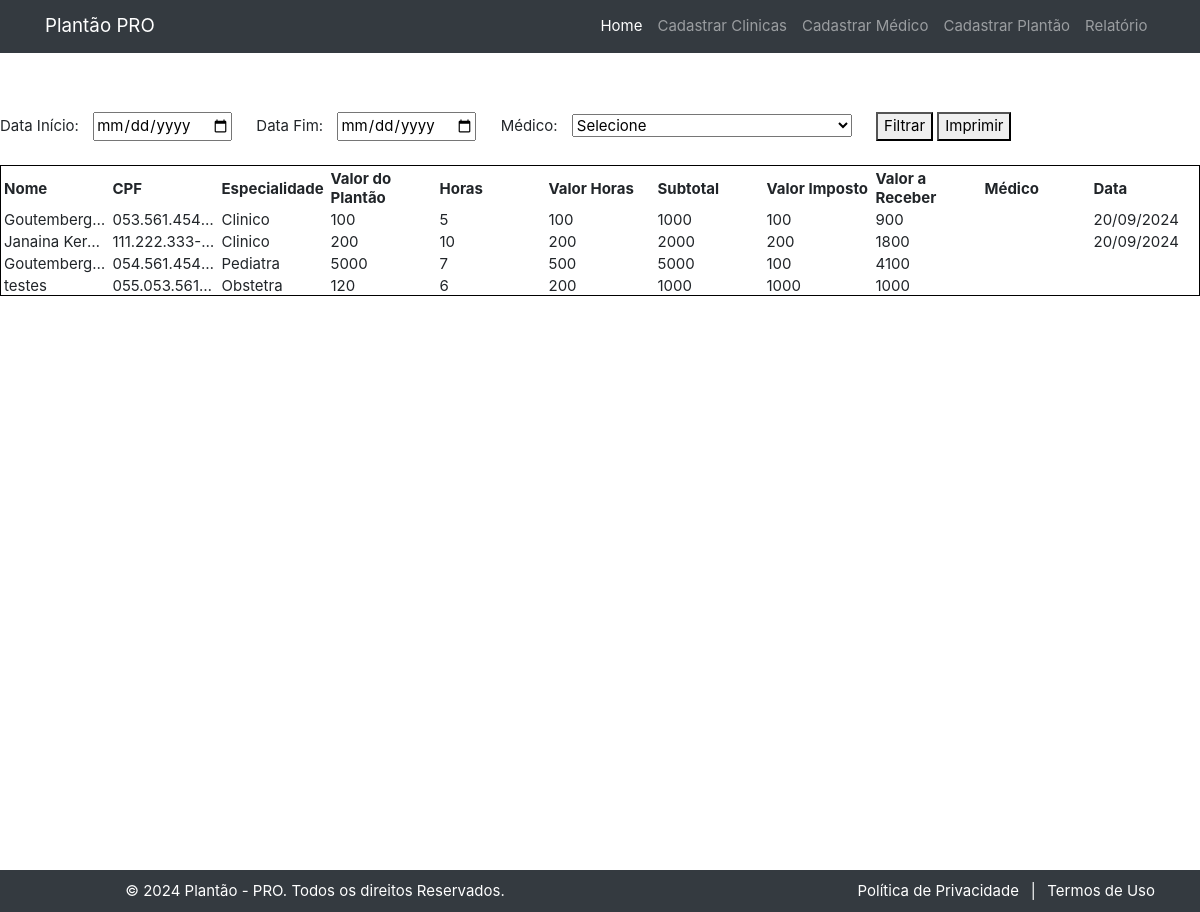
Page /impressao/ on the committed database.
### home/models.py (models this page shows, shortened)
class PrintPlantao(models.Model):
    nome = models.CharField(max_length=100)
    cpf = models.CharField(max_length=14)  # Formato: XXX.XXX.XXX-XX
    especialidade = models.CharField(max_length=100)
    valor_plantao = models.CharField(max_length=100)
    horas = models.CharField(max_length=100)
    valor_horas = models.CharField(max_length=100)
    subtotal = models.CharField(max_length=100)
    valor_imposto = models.CharField(max_length=100)
    valor_a_receber = models.CharField(max_length=100)
    medico = models.ForeignKey(CadastroMedico, on_delete=models.CASCADE, null=True)
    data = models.DateField(default=timezone.now)

### home/views.py (the view)
# urls.py: path('impressao/',resultList, name='impressao'),
def resultList(request):
    template_name = "plantaopro/pages/print.html"
    medicos = CadastroMedico.objects.all()
    start_date = request.GET.get('start_date')
    end_date = request.GET.get('end_date')
    medico_nome = request.GET.get('medico')
    records = PrintPlantao.objects.all()
    if start_date and end_date:
        records = records.filter(data__range=[start_date, end_date])
    if medico_nome:
        records = records.filter(medico__nome=medico_nome)
    return render(
        request,
        template_name,
        {
            "record": records,
            "medicos": medicos,  # Passar médicos para o template
        },
    )

### home/templates/plantaopro/pages/print.html (shortened to what this page needs)
<html>
<head>
    {% include 'plantaopro/partials/_head.html' %}
</head>
<body>
    <div class="flex-wrapper">
        {% include 'plantaopro/partials/_nav.html' %}
        <div class="content">
            <form method="GET" class="filter-form">
                <label for="start_date">Data Início:</label>
                <input type="date" id="start_date" name="start_date" value="{{ request.GET.start_date }}">
                <label for="end_date">Data Fim:</label>
                <input type="date" id="end_date" name="end_date" value="{{ request.GET.end_date }}">
                <label for="medico">Médico:</label>
                <select id="medico" name="medico">
                    <option value="">Selecione</option>
                </select>
                <button type="submit">Filtrar</button>
                <button type="submit">Imprimir</button>
            </form>
            <table>
                <tr>
                    <th>Nome</th>
                    <th>CPF</th>
                    <th>Especialidade</th>
                    <th>Valor do Plantão</th>
                    <th>Horas</th>
                    <th>Valor Horas</th>
                    <th>Subtotal</th>
                    <th>Valor Imposto</th>
                    <th>Valor a Receber</th>
                    <th>Médico</th>
                    <th>Data</th>
                </tr>
                {% for data in record %}
                <tr>
                    <td>{{ data.nome }}</td>
                    <td>{{ data.cpf }}</td>
                    <td>{{ data.especialidade }}</td>
                    <td>{{ data.valor_plantao }}</td>
                    <td>{{ data.horas }}</td>
                    <td>{{ data.valor_horas }}</td>
                    <td>{{ data.subtotal }}</td>
                    <td>{{ data.valor_imposto }}</td>
                    <td>{{ data.valor_a_receber }}</td>
                    <td>{{ data.medico.nome }}</td>
                    <td>{{ data.data|date:"d/m/Y" }}</td>
                </tr>
                {% endfor %}
            </table>
                    </div>
        {% include 'plantaopro/partials/_footer.html' %}
    </div>
</body>
</html>

### home/templates/plantaopro/partials/_head.html (shortened to what this page needs)
    {% load static %}
    <!DOCTYPE html>
    <html lang="pt-BR">
    <head>
        <link rel="stylesheet" href="https://maxcdn.bootstrapcdn.com/bootstrap/4.5.2/css/bootstrap.min.css">
    </head>

### home/templates/plantaopro/partials/_nav.html (shortened to what this page needs)
<nav class="navbar navbar-expand-lg navbar-dark bg-dark fixed-top">
    <div class="container">
        <a class="navbar-brand" href="{% url 'index' %}">Plantão PRO</a>
        <div class="collapse navbar-collapse" id="navbarResponsive">
            <ul class="navbar-nav ml-auto">
                <li class="nav-item active">
                    <a class="nav-link" href="{% url 'index' %}">Home
                    </a>
                </li>
                <li class="nav-item">
                    <a class="nav-link" href="{% url 'cadastroEmpresa' %}">Cadastrar Clinicas</a>
                </li>
                <li class="nav-item">
                    <a class="nav-link" href="{% url 'cadastrarMedico' %}">Cadastrar Médico</a>
                </li>
                <li class="nav-item">
                    <a class="nav-link" href="{% url 'cadastroPlantao' %}">Cadastrar Plantão</a>
                </li>
                <li class="nav-item">
                    <a class="nav-link" href="{% url 'impressao' %}">Relatório</a>
                </li>
            </ul>
        </div>
    </div>
</nav>

### home/templates/plantaopro/partials/_footer.html (shortened to what this page needs)
<head>
</head>
<footer>
    <div class="container">
        <div class="row">
            <div class="col-lg-6">
                <p class="m-0 text-white">© 2024 Plantão - PRO. Todos os direitos Reservados.</p>
            </div>
            <div class="col-lg-6 text-right">
                <a href="#" class="m-0 text-white">Política de Privacidade</a>
                <span class="text-white mx-2">|</span>
                <a href="#" class="m-0 text-white">Termos de Uso</a>
            </div>
        </div>
    </div>
</footer>

### home/templates/plantaopro/partials/_head.html (style rules this page uses)
body, html { height: 100%; margin: 0; padding-top: 56px; }
.flex-wrapper { display: flex; flex-direction: column; min-height: 100vh; }
.content { flex: 1; }

### home/templates/plantaopro/pages/print.html (style rules this page uses)
* { font-size: 15px; }
body, html { height: 100%; margin: 0; }
.flex-wrapper { display: flex; flex-direction: column; min-height: 100vh; }
.content { flex: 1; }
table { table-layout: fixed; width: 100%; border: 1px solid black; }
table th { text-align: left; padding: 3px; padding-bottom: 0; }
table td { white-space: nowrap; overflow: hidden; text-overflow: ellipsis; padding: 3px; padding-bottom: 0; }
footer { background-color: #343a40; color: white; text-align: center; padding: 10px 0; position: fixed; width: 100%; bottom: 0; }
.filter-form { margin-bottom: 20px; }
.filter-form label { margin-right: 10px; }
.filter-form input, .filter-form select { margin-right: 20px; }

### home/templates/plantaopro/partials/_footer.html (style rules this page uses)
footer { background-color: #343a40; color: white; text-align: center; padding: 10px 0; position: fixed; width: 100%; bottom: 0; }
.content { padding-bottom: 60px; }

### rows in the picture
PrintPlantao: nome "Goutemberg…", cpf "053.561.454…", especialidade "Clinico", valor_plantao "100", horas "5", valor_horas "100", subtotal "1000", valor_imposto "100", valor_a_receber "900", data "20/09/2024"
PrintPlantao: nome "Janaina Ker…", cpf "111.222.333-…", especialidade "Clinico", valor_plantao "200", horas "10", valor_horas "200", subtotal "2000", valor_imposto "200", valor_a_receber "1800", data "20/09/2024"
PrintPlantao: nome "Goutemberg…", cpf "054.561.454…", especialidade "Pediatra", valor_plantao "5000", horas "7", valor_horas "500", subtotal "5000", valor_imposto "100", valor_a_receber "4100"
PrintPlantao: nome "testes", cpf "055.053.561…", especialidade "Obstetra", valor_plantao "120", horas "6", valor_horas "200", subtotal "1000", valor_imposto "1000", valor_a_receber "1000"
